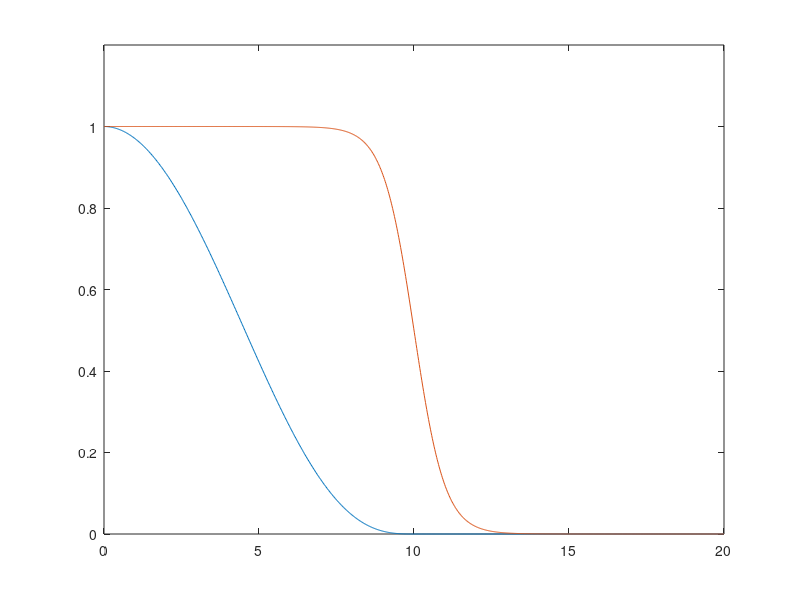

MATLAB code for this plot: (Note: this script raises an error after producing the figure.)
clear

r = linspace(0,20,1000);
d = 10;
gamma = 1;

penalty = zeros(length(r),1);
for i = 1:length(r)
    if r(i) < d
        penalty(i) = gamma*(1-(r(i)/d)^2)^3;
    else
        penalty(i) = 0;
    end
end

rho = 1;
penalty_smooth = gamma/2*(1-tanh((r-d)/rho));

figure(1)
plot(r,penalty)
hold on
plot(r,penalty_smooth)
ylim([0,gamma*1.2])
xline(d,'r--','Exclusion')
xlabel('Distance between Spacecraft')
ylabel('penalty')
legend('Soft Exclusion','Absolute Exclusion')